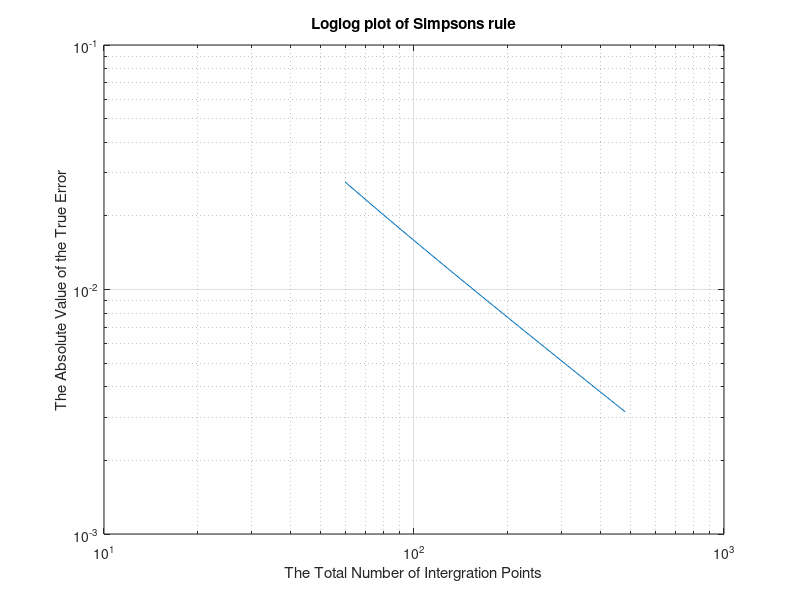

This chart was generated by the following MATLAB code:
function TEAM34PS08Q2C
% Use the Simpson's rule to draw a log-log plot

f = @(x) 1/(1+x^2);
i = 0;
for n = 20:4:160
    i = i+1;
    steps = linspace(0,1,n);
    Simp(i) = Simpson(f,steps);
   
end
SimpError = abs(pi/4 - Simp);
Simpxlabel = linspace(20,160,36)*3;

figure
loglog(Simpxlabel,SimpError)
hold on
box on
grid on
xlabel ('The Total Number of Intergration Points')
ylabel ('The Absolute Value of the True Error')
title ('Loglog plot of Simpsons rule')
hold off


function I = Simpson(f,steps)
    % Numerically integrates using Simpson's rule
    % Inputs function f and a vector of sub-intervals steps
    
    % initialize
    sum_even = 0;
    sum_odd = 0;
    N = length(steps)-1;  % Difference in indices
    
    for k = 3 : 2 : N-1
       sum_even = sum_even + f(steps(k));        
    end
    
    for k = 2 : 2 : N
        sum_odd = sum_odd + f(steps(k));
    end
    
    I = (steps(N+1) - steps(1))*(f(steps(1)) + 4*sum_odd + 2*sum_even + ...
        f(steps(N+1)))/(3*N);

end

end

